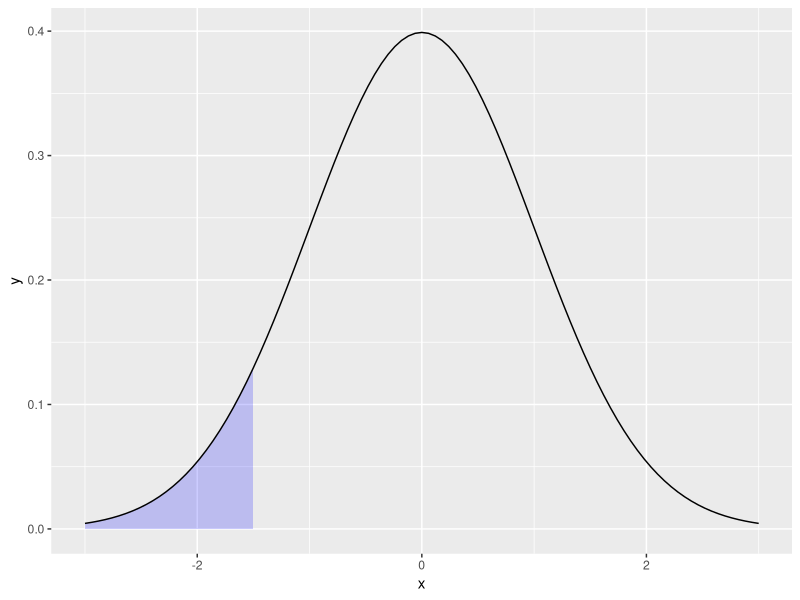
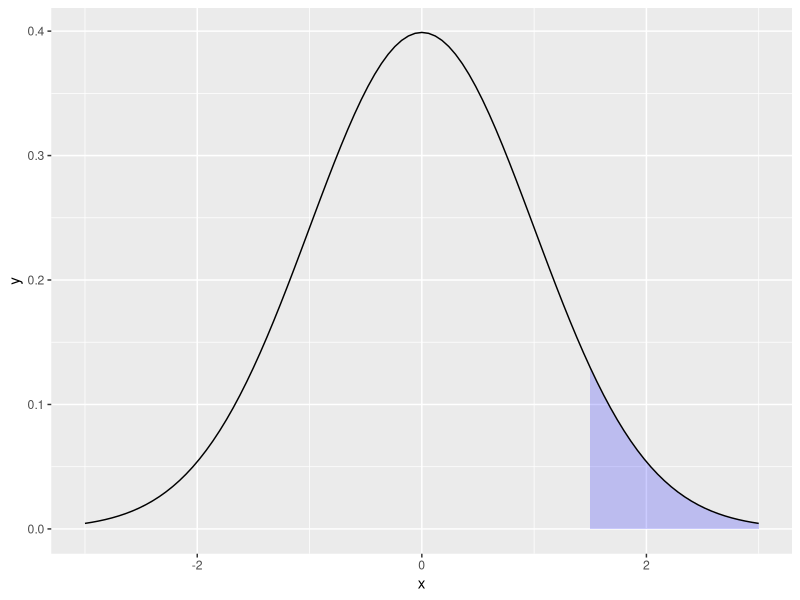

Write R code to recreate these figures, in order.
## ---- chunk 1
knitr::opts_chunk$set(echo = F, eval=T, tidy=TRUE, tidy.opts=list(width.cutoff=70))
## ---- chunk 2
        library(tidyverse)
        # Return dnorm(x) for 0 < x < 2, and NA for all other x
        dnorm_limit <- function(x) {
            y <- dnorm(x)
            y[x > -1.5] <- NA
            return(y)
        }
        
        # ggplot() with dummy data
        p <- ggplot(data.frame(x = c(-3, 3)), aes(x = x))
        
        p +
          stat_function(fun = dnorm_limit, geom = "area", fill = "blue", alpha = 0.2) +
          stat_function(fun = dnorm)
## ---- chunk 3
dnorm_limit <- function(x) {
y <- dnorm(x)
y[x < 1.5] <- NA
return(y)
}

# ggplot() with dummy data
p <- ggplot(data.frame(x = c(-3, 3)), aes(x = x))

p +
stat_function(fun = dnorm_limit, geom = "area", fill = "blue", alpha = 0.2) +
stat_function(fun = dnorm)
